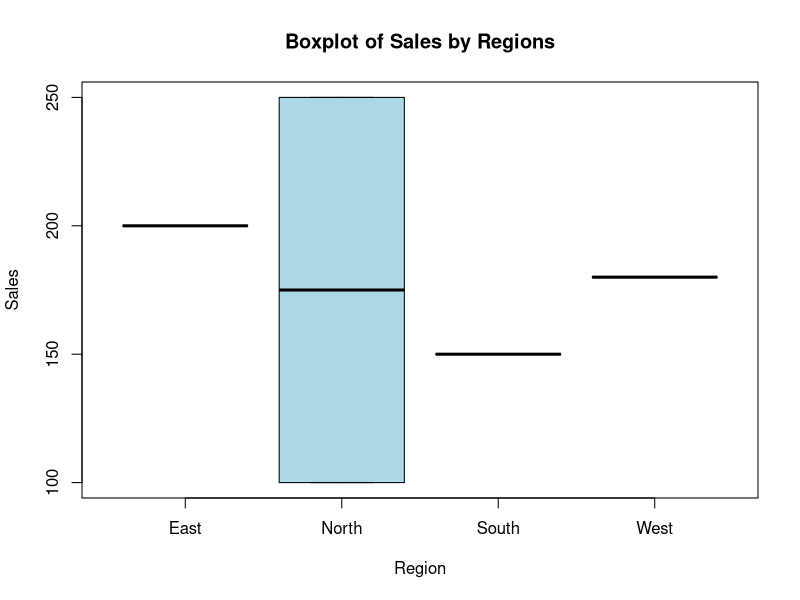

The R script that drew this image:
# BOXPLOT
# Create dataframe
data <- data.frame(
  Years = c(2015, 2016, 2017, 2018, 2019),
  Sales = c(100, 150, 200, 180, 250),
  Profit = c(20, 30, 50, 40, 60),
  Expenses = c(80, 120, 150, 140, 190),
  Customers = c(200, 240, 300, 280, 350),
  Region = c("North", "South", "East", "West", "North")
)

# Create a boxplot
boxplot(Sales ~ Region,
        data = data,
        main = "Boxplot of Sales by Regions",
        xlab = "Region",
        ylab = "Sales",
        col = "lightblue",
        border = "black")
